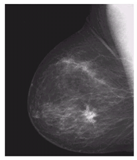
#> input picture Lab3/imgs/Picture1.png, 137 x 160 px, found by its file name
$ jupyter execute Lab3_STD.ipynb   (shell and % lines are left out)
#> lines starting #> are read from the running program, lines starting #| are printed output that depends on the picture
### Lab3/commonfunctions.py


import skimage.io as io
import matplotlib.pyplot as plt
import numpy as np
from skimage.exposure import histogram
from matplotlib.pyplot import bar
from skimage.color import rgb2gray,rgb2hsv

# Convolution:
from scipy.signal import convolve2d
from scipy import fftpack
import math

from skimage.util import random_noise
from skimage.filters import median
from skimage.feature import canny

from mpl_toolkits.mplot3d import Axes3D  # noqa: F401 unused import

import matplotlib.pyplot as plt
from matplotlib import cm
from matplotlib.ticker import LinearLocator, FormatStrFormatter
import numpy as np

# Edges
from skimage.filters import sobel_h, sobel, sobel_v,roberts, prewitt

# Show the figures / plots inside the notebook
# [55 lines left out: functions show_images, show_3d_image, show_3d_image_filtering_in_freq, not called in this run]


def showHist(img):
    # An "interface" to matplotlib.axes.Axes.hist() method
    plt.figure()
    imgHist = histogram(img, nbins=256)

    bar(imgHist[1].astype(np.uint8), imgHist[0], width=0.8, align='center')

### Lab3_STD.ipynb
# Lab 4
### Contrast Enhancement

http://scikit-image.org/docs/dev/api/skimage.exposure.html#skimage.exposure.equalize_hist

[cell 1]
from commonfunctions import *

[cell 2]
import skimage.io as io
import matplotlib.pyplot as plt
import numpy as np

# Show the figures / plots inside the notebook
from skimage.color import rgb2gray

def show_images(images,titles=None):
    #This function is used to show image(s) with titles by sending an array of images and an array of associated titles.
    # images[0] will be drawn with the title titles[0] if exists
    # You aren't required to understand this function, use it as-is.
    n_ims = len(images)
    if titles is None: titles = ['(%d)' % i for i in range(1,n_ims + 1)]
    fig = plt.figure()
    n = 1
    for image,title in zip(images,titles):
        a = fig.add_subplot(1,n_ims,n)
        if image.ndim == 2:
            plt.gray()
        plt.imshow(image)
        a.set_title(title)
        n += 1
    fig.set_size_inches(np.array(fig.get_size_inches()) * n_ims)
    plt.show()

[cell 3]
'''
1
Negative Transformation
'''
def negative(img):
    img2=255-img
    show_images([img,img2],["gray","negative"])
img = io.imread('imgs/Picture1.png')
#> img is the input picture: shape (160, 137, 4); mean R, G, B, A 86.7, 84.1, 86.7, 255
img = rgb2gray(img)
#> img: shape (160, 137) float64
negative(img)
#> in show_images, `n_ims = len(images)`: n_ims = 2
#> the loop in show_images, `for image,title in zip(images,titles):` made 2 passes
#> (title, n) on passes 1 to 2: ('gray', 2), ('negative', 3)
#> after the loop in show_images, `for image,title in zip(images,titles):`: n = 3
#> in show_images, `plt.show()`:
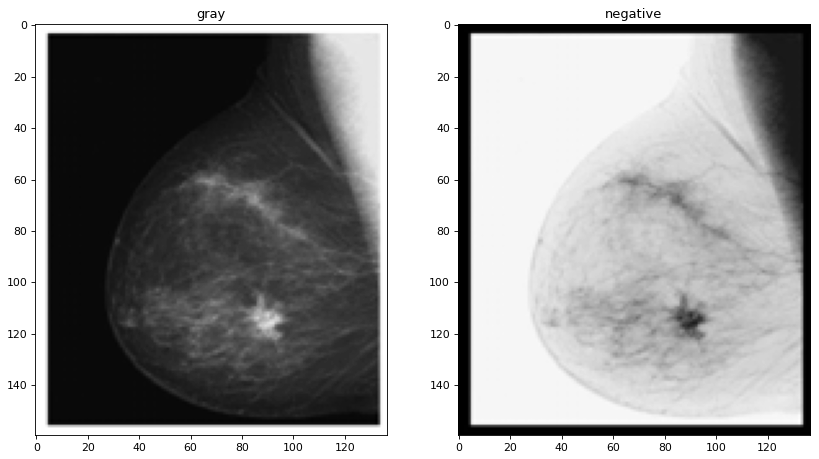
#> figure drawn by matplotlib, 2 panels

[cell 4]
'''
2
Contrast Enhancement
'''
def CE(img):
    img2=np.copy(img)
    for i in range(img.shape[0]):
        for j in range(img.shape[1]):
            if(img2[i][j]<=(100/256)):
                img2[i][j]=img2[i][j]*(1.5)+(50/256)
    show_images([img,img2],["gray","enhanced"])
img = io.imread('imgs/Picture2.png')
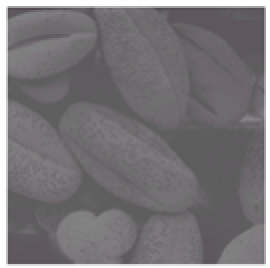
#> input picture Lab3/imgs/Picture2.png, 135 x 134 px, found by its file name (shown 2 times larger)
#> img is the input picture: shape (134, 135, 4); mean R, G, B, A 120, 117, 120, 255
img = rgb2gray(img)
#> img: shape (134, 135) float64
CE(img)
#> after the loop in CE, `for i in range(img.shape[0]):`:
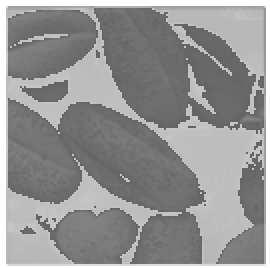
#> img2: shape (134, 135) float64 (shown 2 times larger); min 0.391, max 1, mean 0.578
#> the loop in show_images (call 2), `for image,title in zip(images,titles):` made 2 passes
#> in show_images (call 2), `plt.show()`:
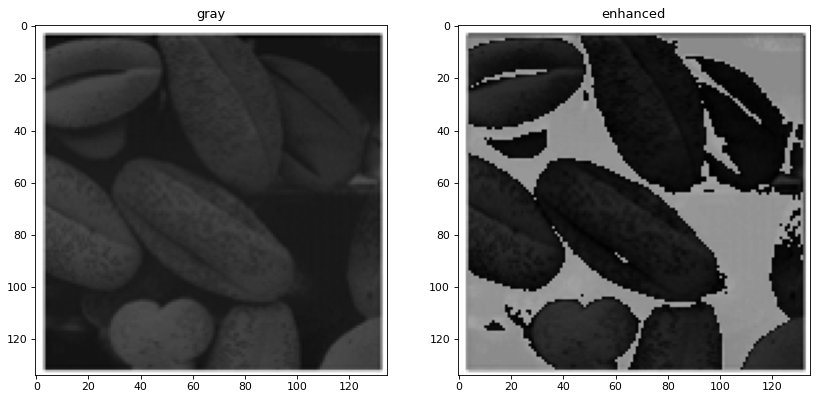
#> figure drawn by matplotlib, 2 panels

[cell 5]
'''
3
Gamma Correction
'''
def gamma(img):
    img2 = np.power(img,0.5)
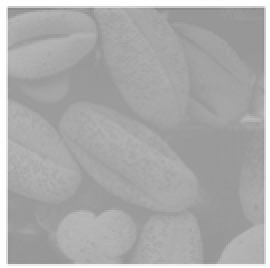
#> img2: shape (134, 135) float64 (shown 2 times larger); min 0.546, max 1, mean 0.673
    img3 = np.power(img,3)
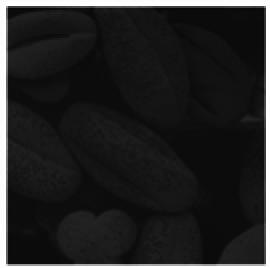
#> img3: shape (134, 135) float64 (shown 2 times larger); min 0.0265, max 1, mean 0.144
    show_images([img,img2,img3],["gray","enhanced light","enhanced dark"])
img = io.imread('imgs/Picture2.png')
img = rgb2gray(img)
gamma(img)

[cell 6]
'''
4 Histogram Eq.
Note: Histogram function of skimage returns only present intensity values not all 255
You can use showHist function from commonfunctions file
'''

def getImageWithHist(name):
    showHist(name*256)
#> in showHist, `imgHist = histogram(img, nbins=256)`:
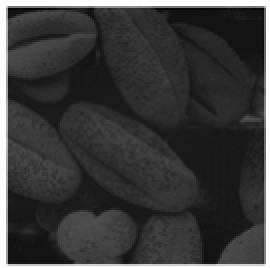
#> img: shape (134, 135) float64 (shown 2 times larger); min 76.29, max 256, mean 118.3; drawn with min black and max white
    hist=histogram(name)
    hist=np.array(hist[0])
#> hist = 256 values, max 881 at index 24, min 0 at index 79, mean 70.66
    size=name.shape[0]*name.shape[1]
#> size = 18090
    hist = hist/(size)
#> hist = 256 values, max 0.0487 at index 24, min 0 at index 79, mean 0.00391
    accum = np.copy(hist)
#> accum has the same summary as hist
    for i in range(1,256):
        accum[i]=accum[i]+accum[i-1]
#> after the loop, accum = 256 values from 5.53e-05 to 1
    for i in range(name.shape[0]):
        for j in range(name.shape[1]):
            x=(int)(name[i][j]*255)
            name[i][j]=255*accum[x]/size
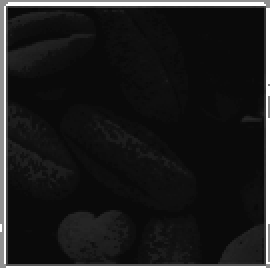
#> name: shape (134, 135) float64 (shown 2 times larger); min 0.0127, max 0.0141, mean 0.0129; drawn with min black and max white
    showHist(name)
img = io.imread('imgs/Picture2.png')
img = rgb2gray(img)
getImageWithHist(img)
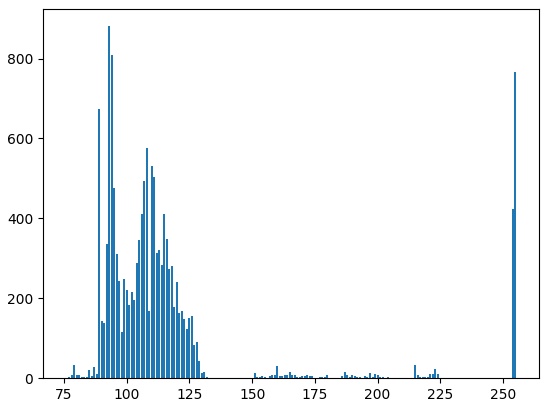
#> figure drawn by matplotlib, 1 panel; tallest bar 881 high, from x = 92.6 to 93.4
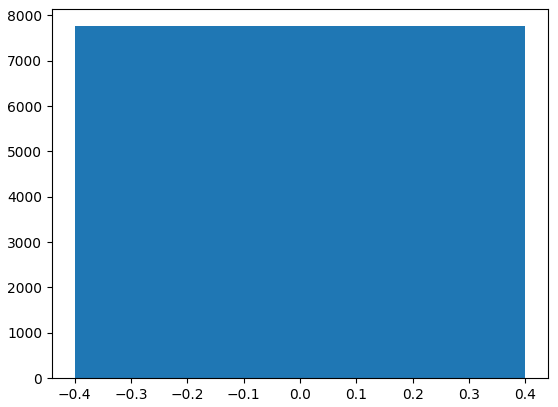
#> figure drawn by matplotlib, 1 panel; tallest bar 7761 high, from x = -0.4 to 0.4
